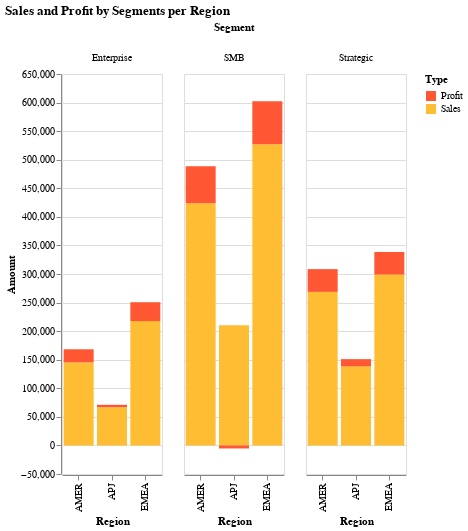

Source (notebook cell):
### Code cell
# Combine sales and profit data into a single DataFrame
combined_data = pd.concat([sales_profit_by_segments_regions.assign(Type='Sales'),
                           sales_profit_by_segments_regions.assign(Type='Profit')])

chart = alt.Chart(combined_data).mark_bar().encode(
    x=alt.X('Region:N', title='Region'),
    y=alt.Y('Amount:Q', title='Amount'),
    color=alt.Color('Type:N', legend=alt.Legend(title="Type"), scale=alt.Scale(range=['#FF5733', '#FFBD33'])),
    column=alt.Column('Segment:N', title='Segment'),
    tooltip=[alt.Tooltip('Amount:Q', title='Amount', format='.2f')]
).transform_calculate(
    Amount='datum.Type == "Sales" ? datum.Sales : datum.Profit'  # Conditional to select sales or profit value
).properties(
    title='Sales and Profit by Segments per Region',
    width=100, 
    height=400
)

chart.display()

### Figure 1 — Vega specification as saved in the notebook (floating-point values rounded to 4 significant figures)
{"$schema": "https://vega.github.io/schema/vega/v5.json", "data": [{"name": "source_0", "values": [{"Region": "AMER", "Segment": "Enterprise", "Sales": 145200.0, "Profit": 23080.0, "Type": "Sales", "Amount": 145200.0, "Amount_start": 0.0, "Amount_end": 145200.0}, {"Region": "AMER", "Segment": "SMB", "Sales": 424000.0, "Profit": 64470.0, "Type": "Sales", "Amount": 424000.0, "Amount_start": 0.0, "Amount_end": 424000.0}, {"Region": "AMER", "Segment": "Strategic", "Sales": 268700.0, "Profit": 39870.0, "Type": "Sales", "Amount": 268700.0, "Amount_start": 0.0, "Amount_end": 268700.0}, {"Region": "APJ", "Segment": "Enterprise", "Sales": 66880.0, "Profit": 4210.0, "Type": "Sales", "Amount": 66880.0, "Amount_start": 0.0, "Amount_end": 66880.0}, {"Region": "APJ", "Segment": "SMB", "Sales": 210200.0, "Profit": -5314.0, "Type": "Sales", "Amount": 210200.0, "Amount_start": 0.0, "Amount_end": 210200.0}, {"Region": "APJ", "Segment": "Strategic", "Sales": 138400.0, "Profit": 12620.0, "Type": "Sales", "Amount": 138400.0, "Amount_start": 0.0, "Amount_end": 138400.0}, {"Region": "EMEA", "Segment": "Enterprise", "Sales": 217600.0, "Profit": 33010.0, "Type": "Sales", "Amount": 217600.0, "Amount_start": 0.0, "Amount_end": 217600.0}, {"Region": "EMEA", "Segment": "SMB", "Sales": 527200.0, "Profit": 74960.0, "Type": "Sales", "Amount": 527200.0, "Amount_start": 0.0, "Amount_end": 527200.0}, {"Region": "EMEA", "Segment": "Strategic", "Sales": 299100.0, "Profit": 39490.0, "Type": "Sales", "Amount": 299100.0, "Amount_start": 0.0, "Amount_end": 299100.0}, {"Region": "AMER", "Segment": "Enterprise", "Sales": 145200.0, "Profit": 23080.0, "Type": "Profit", "Amount": 23080.0, "Amount_start": 145200.0, "Amount_end": 168300.0}, {"Region": "AMER", "Segment": "SMB", "Sales": 424000.0, "Profit": 64470.0, "Type": "Profit", "Amount": 64470.0, "Amount_start": 424000.0, "Amount_end": 488400.0}, {"Region": "AMER", "Segment": "Strategic", "Sales": 268700.0, "Profit": 39870.0, "Type": "Profit", "Amount": 39870.0, "Amount_start": 268700.0, "Amount_end": 308600.0}, {"Region": "APJ", "Segment": "Enterprise", "Sales": 66880.0, "Profit": 4210.0, "Type": "Profit", "Amount": 4210.0, "Amount_start": 66880.0, "Amount_end": 71090.0}, {"Region": "APJ", "Segment": "SMB", "Sales": 210200.0, "Profit": -5314.0, "Type": "Profit", "Amount": -5314.0, "Amount_start": 0.0, "Amount_end": -5314.0}, {"Region": "APJ", "Segment": "Strategic", "Sales": 138400.0, "Profit": 12620.0, "Type": "Profit", "Amount": 12620.0, "Amount_start": 138400.0, "Amount_end": 151000.0}, {"Region": "EMEA", "Segment": "Enterprise", "Sales": 217600.0, "Profit": 33010.0, "Type": "Profit", "Amount": 33010.0, "Amount_start": 217600.0, "Amount_end": 250600.0}, {"Region": "EMEA", "Segment": "SMB", "Sales": 527200.0, "Profit": 74960.0, "Type": "Profit", "Amount": 74960.0, "Amount_start": 527200.0, "Amount_end": 602200.0}, {"Region": "EMEA", "Segment": "Strategic", "Sales": 299100.0, "Profit": 39490.0, "Type": "Profit", "Amount": 39490.0, "Amount_start": 299100.0, "Amount_end": 338600.0}]}, {"name": "column_domain", "values": [{"Segment": "Enterprise", "count": 6}, {"Segment": "SMB", "count": 6}, {"Segment": "Strategic", "count": 6}]}, {"name": "source_0_x_domain_Region", "values": [{"Region": "AMER"}, {"Region": "APJ"}, {"Region": "EMEA"}]}, {"name": "source_0_color_domain_Type", "values": [{"Type": "Sales"}, {"Type": "Profit"}]}], "signals": [{"name": "child_width", "value": 100}, {"name": "child_height", "value": 400}], "marks": [{"type": "group", "name": "column-title", "title": {"text": "Segment", "offset": 10, "style": "guide-title"}, "role": "column-title"}, {"type": "group", "name": "row_header", "encode": {"update": {"height": {"signal": "child_height"}}}, "axes": [{"scale": "y", "title": "Amount", "orient": "left", "labelOverlap": true, "tickCount": {"signal": "ceil(child_height/40)"}, "grid": false, "zindex": 0}], "role": "row-header"}, {"type": "group", "name": "column_header", "from": {"data": "column_domain"}, "sort": {"field": "datum[\"Segment\"]", "order": "ascending"}, "encode": {"update": {"width": {"signal": "child_width"}}}, "title": {"text": {"signal": "isValid(parent[\"Segment\"]) ? parent[\"Segment\"] : \"\"+parent[\"Segment\"]"}, "style": "guide-label", "frame": "group", "offset": 10}, "role": "column-header"}, {"type": "group", "name": "column_footer", "from": {"data": "column_domain"}, "sort": {"field": "datum[\"Segment\"]", "order": "ascending"}, "encode": {"update": {"width": {"signal": "child_width"}}}, "axes": [{"scale": "x", "title": "Region", "labelBaseline": "middle", "labelAngle": 270, "grid": false, "orient": "bottom", "zindex": 0, "labelAlign": "right"}], "role": "column-footer"}, {"type": "group", "name": "cell", "from": {"facet": {"data": "source_0", "name": "facet", "groupby": ["Segment"]}}, "sort": {"field": ["datum[\"Segment\"]"], "order": ["ascending"]}, "encode": {"update": {"height": {"signal": "child_height"}, "width": {"signal": "child_width"}}}, "marks": [{"type": "rect", "name": "child_marks", "from": {"data": "facet"}, "encode": {"update": {"y2": {"field": "Amount_start", "scale": "y"}, "ariaRoleDescription": {"value": "bar"}, "fill": {"field": "Type", "scale": "color"}, "x": {"field": "Region", "scale": "x"}, "width": {"signal": "max(0.25, bandwidth('x'))"}, "y": {"field": "Amount_end", "scale": "y"}, "tooltip": {"signal": "{\"Amount\": format(datum[\"Amount\"], \".2f\")}"}, "description": {"signal": "\"Region: \" + (isValid(datum[\"Region\"]) ? datum[\"Region\"] : \"\"+datum[\"Region\"]) + \"; Amount: \" + (format(datum[\"Amount\"], \"\")) + \"; Type: \" + (isValid(datum[\"Type\"]) ? datum[\"Type\"] : \"\"+datum[\"Type\"])"}}}, "style": ["bar"]}], "axes": [{"scale": "y", "gridScale": "x", "ticks": false, "aria": false, "labels": false, "grid": true, "domain": false, "zindex": 0, "maxExtent": 0, "tickCount": {"signal": "ceil(child_height/40)"}, "orient": "left", "minExtent": 0}], "style": "cell"}], "scales": [{"name": "x", "type": "band", "domain": {"data": "source_0_x_domain_Region", "field": "Region", "sort": true}, "range": [0, {"signal": "child_width"}], "paddingOuter": 0.05, "paddingInner": 0.1}, {"name": "y", "type": "linear", "domain": {"data": "source_0", "fields": ["Amount_start", "Amount_end"]}, "range": [{"signal": "child_height"}, 0], "zero": true, "nice": true}, {"name": "color", "type": "ordinal", "domain": {"data": "source_0_color_domain_Type", "field": "Type", "sort": true}, "range": ["#FF5733", "#FFBD33"]}], "title": {"text": "Sales and Profit by Segments per Region", "anchor": "start"}, "legends": [{"title": "Type", "fill": "color", "symbolType": "square"}], "background": "white", "padding": 5, "layout": {"padding": 20, "offset": {"columnTitle": 10}, "columns": {"signal": "length(data('column_domain'))"}, "bounds": "full", "align": "all"}}
